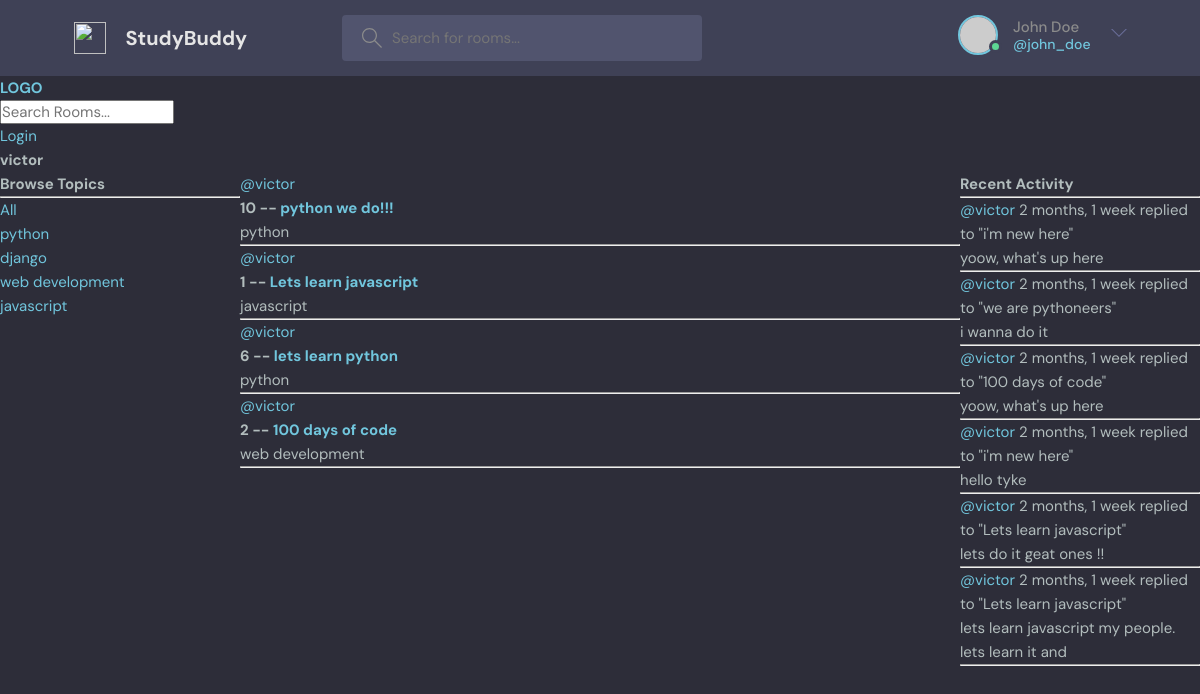
The app's page /profile/1 with its own data.
### base/models.py (models this page shows, shortened)
class Topic(models.Model):
    name = models.CharField(max_length=200)

class Room(models.Model):
    host = models.ForeignKey(User, on_delete=models.SET_NULL, null=True)
    topic = models.ForeignKey(Topic, on_delete=models.SET_NULL, null=True)
    name = models.CharField(max_length=200)
    decription = models.TextField(null=True, blank=True)
    participants = models.ManyToManyField(
        User, related_name='participants', blank=True)
    updated = models.DateTimeField(auto_now=True)
    created = models.DateTimeField(auto_now_add=True)
    class Meta:
        ordering = ['-updated', '-created']
    def __str__(self):
        return self.name

class Message(models.Model):
    user = models.ForeignKey(User, on_delete=models.CASCADE)
    room = models.ForeignKey(Room, on_delete=models.CASCADE)
    body = models.TextField()
    updated = models.DateTimeField(auto_now=True)
    created = models.DateTimeField(auto_now_add=True)
    class Meta:
        ordering = ['-updated', '-created']
    def __str__(self):
        return self.body[0:50]

### base/views.py (the view)
# urls.py: path('profile/<str:pk>', views.userProfile, name="user-profile"),
def userProfile(request, pk):
    user= User.objects.get(id=pk)
    rooms = user.room_set.all()
    room_messages = user.message_set.all()
    topics = Topic.objects.all()
    context = {'user':user, 'rooms':rooms, 'room_messages':room_messages, 'topics':topics}
    return render(request, 'base/profile.html', context)

### base/templates/base/profile.html (shortened to what this page needs)
{% extends 'main.html' %}
{% block content %}
<h1>{{user.username}}</h1>
<div class="profile-container">
    <div>
        {% include 'base/topics_component.html' %}
    </div>
    <div>
        {% include 'base/feed_component.html' %}
    </div>
    <div>
        {% include 'base/activity_component.html' %}
    </div>
</div>
{% endblock content %}

### templates/main.html (shortened to what this page needs)
<!DOCTYPE html>
{% load static %}
<html lang="en">
  <head>
    <link rel="stylesheet" href="{% static 'styles/style.css' %}" />
  </head>
  <body>
    <header class="header header--loggedIn">
      <div class="container">
        <a href="/" class="header__logo">
          <img src="assets/logo.svg" alt=""/>
          <h1>StudyBuddy</h1>
        </a>
        <form class="header__search">
          <label>
            <input placeholder="Search for rooms..." />
          </label>
        </form>
        <nav class="header__menu">
          <div class="header__user">
            <a href="profile.html">
              <div class="avatar avatar--medium active">
                <img src="https://randomuser.me/api/portraits/men/37.jpg" alt=""/>
              </div>
              <p>John Doe <span>@john_doe</span></p>
            </a>
            <button class="dropdown-button" title="botton">
              <svg version="1.1" xmlns="http://www.w3.org/2000/svg" width="32" height="32" viewBox="0 0 32 32">
                <title>chevron-down</title>
                <path d="M16 21l-13-13h-3l16 16 16-16h-3l-13 13z"></path>
              </svg>
            </button>
          </div>
        </nav>
      </div>
    </header>
    {% include 'navbar.html'%}
    {% block content%}
    {% endblock %}
  </body>
</html>

### templates/navbar.html (shortened to what this page needs)
<!DOCTYPE html>
<html lang="en">
<head>
</head>
<body>
    <a href="/">
        <h1>
            LOGO
        </h1>
    </a>
    <form action="{% url 'home' %}" method="GET">
        <input type="text" name="q" placeholder="Search Rooms...">
    </form>
    {% if request.user.is_authenticated %}
    <p>Hello {{request.user}}</p>
    <a href="{% url 'logout' %}">Logout</a>
    {% else %}
    <a href="{% url 'login' %}">Login</a>
    {% endif %}
</body>
</html>

### base/templates/base/topics_component.html
<h3>Browse Topics</h3>
<hr />
<div>
  <a href="{% url 'home' %}">All</a>
</div>
{% for topic in topics %}
<div>
  <a href="{% url 'home' %}?q={{topic.name}}">{{topic.name}}</a>
</div>
{% endfor %}

### base/templates/base/feed_component.html (shortened to what this page needs)
<div class="page-cont">
    {% for room in rooms %}
    <div>
      <a href="{% url 'user-profile' room.host.id %}"> @{{room.host.username}}</a>
      <h5>
        {{room.id}} --
        <a href="{% url 'room' room.id %}">{{room.name}}</a>
      </h5>
      <small>{{room.topic.name}}</small>
    </div>
    <hr />
    {% endfor %}
  </div>

### base/templates/base/activity_component.html (shortened to what this page needs)
<h3>Recent Activity</h3>
<hr />
{% for message in room_messages %}
<div>
  <small> <a href="{% url 'user-profile' message.user.id %}">@{{message.user}}</a> {{message.created|timesince}} </small>
  <small> replied to "{{message.room}}" </small>
  <p>{{message}}</p>
  <hr>
</div>
{% endfor %}

### static/styles/style.css (style rules this page uses)
:root { --color-main: #71c6dd; --color-main-light: #e1f6fb; --color-dark: #3f4156; --color-dark-medium: #51546e; --color-dark-light: #696d97; --color-light: #e5e5e5; --color-gray: #8b8b8b; --color-light-gray: #b2bdbd; --color-bg: #2d2d39; --color-success: #5dd693; --color-error: #fc4b0b; }
* { font-family: "DM Sans", -apple-system, BlinkMacSystemFont, "Segoe UI", Roboto, Oxygen, Ubuntu, Cantarell, "Open Sans", "Helvetica Neue", sans-serif; margin: 0; padding: 0; box-sizing: border-box; text-rendering: optimizeLegibility; font-size: inherit; }
html { font-size: 56.25%; }
@media only screen and (min-width: 1200px) { html { font-size: 62.5%; } }
body { line-height: 1.6; font-weight: 400; font-size: 1.5rem; color: var(--color-light-gray); background-color: var(--color-bg); min-height: 100vh; }
img { width: 100%; }
a { display: inline-block; color: var(--color-main); text-decoration: none; }
.container { max-width: 120rem; width: 90%; margin: auto; }
.avatar { position: relative; display: inline-block; border-radius: 50%; border: 2px solid var(--color-main); }
.avatar img { display: block; border-radius: 50%; object-fit: cover; object-position: center; }
.avatar::after { content: ""; display: block; position: absolute; background-color: var(--color-gray); z-index: 111; border-radius: 50%; border: 0.3rem solid var(--color-dark); }
.avatar.active::after { background-color: var(--color-success); }
.avatar.avatar--medium img { width: 3.6rem; height: 3.6rem; border-radius: 50%; }
.avatar.avatar--medium:after { width: 0.7rem; height: 0.7rem; bottom: 0px; right: -6px; }
.header { padding: 1.5rem; background-color: var(--color-dark); }
.header > .container { display: flex; gap: 9.5rem; }
.header__logo, .header__user { display: flex; gap: 2rem; align-items: center; }
.header__logo > img { height: 3.2rem; width: 3.2rem; }
.header__logo > h1 { font-weight: 700; font-size: 2rem; color: var(--color-light); }
.header__search > label { background-color: var(--color-dark-medium); padding: 1.3rem 1rem; display: flex; align-items: center; gap: 1rem; border-radius: 4px; }
.header__search svg { fill: var(--color-gray); width: 2rem; height: 2rem; margin-left: 1rem; }
.header__search input { width: 30rem; background: transparent; border: none; outline: none; color: var(--color-light); }
.header__menu { margin-left: auto; position: relative; }
.header__menu a { display: flex; gap: 1.5rem; align-items: center; font-weight: 500; text-decoration: none; color: var(--color-gray); }
.header__menu img { height: 3.6rem; }
.header__menu p { line-height: 1.2; }
.header__menu span { color: var(--color-main); font-weight: 500; font-size: 1.4rem; display: block; }
.header__menu svg { width: 1.6rem; height: 1.6rem; fill: var(--color-dark-light); }
.dropdown-button { background: transparent; border: 0; outline: 0; cursor: pointer; }

### base/templates/base/profile.html (style rules this page uses)
.profile-container { display: grid; grid-template-columns: 1fr 3fr 1fr; }

### records on screen
Topic: name "python"
Topic: name "django"
Topic: name "web development"
Topic: name "javascript"
Room: host.username "victor", id "10", name "python we do!!!", topic.name "python"
Room: host.username "victor", id "1", name "Lets learn javascript", topic.name "javascript"
Room: host.username "victor", id "6", name "lets learn python", topic.name "python"
Room: host.username "victor", id "2", name "100 days of code", topic.name "web development"
Message: user "victor", created "2 months, 1 week", room "i'm new here", body "yoow, what's up here"
Message: user "victor", created "2 months, 1 week", room "we are pythoneers", body "i wanna do it"
Message: user "victor", created "2 months, 1 week", room "100 days of code", body "yoow, what's up here"
Message: user "victor", created "2 months, 1 week", room "i'm new here", body "hello tyke"
Message: user "victor", created "2 months, 1 week", room "Lets learn javascript", body "lets do it geat ones !!"
Message: user "victor", created "2 months, 1 week", room "Lets learn javascript", body "lets learn javascript my people. lets learn it and"

### other values on screen
{{ user.username }} "victor"
